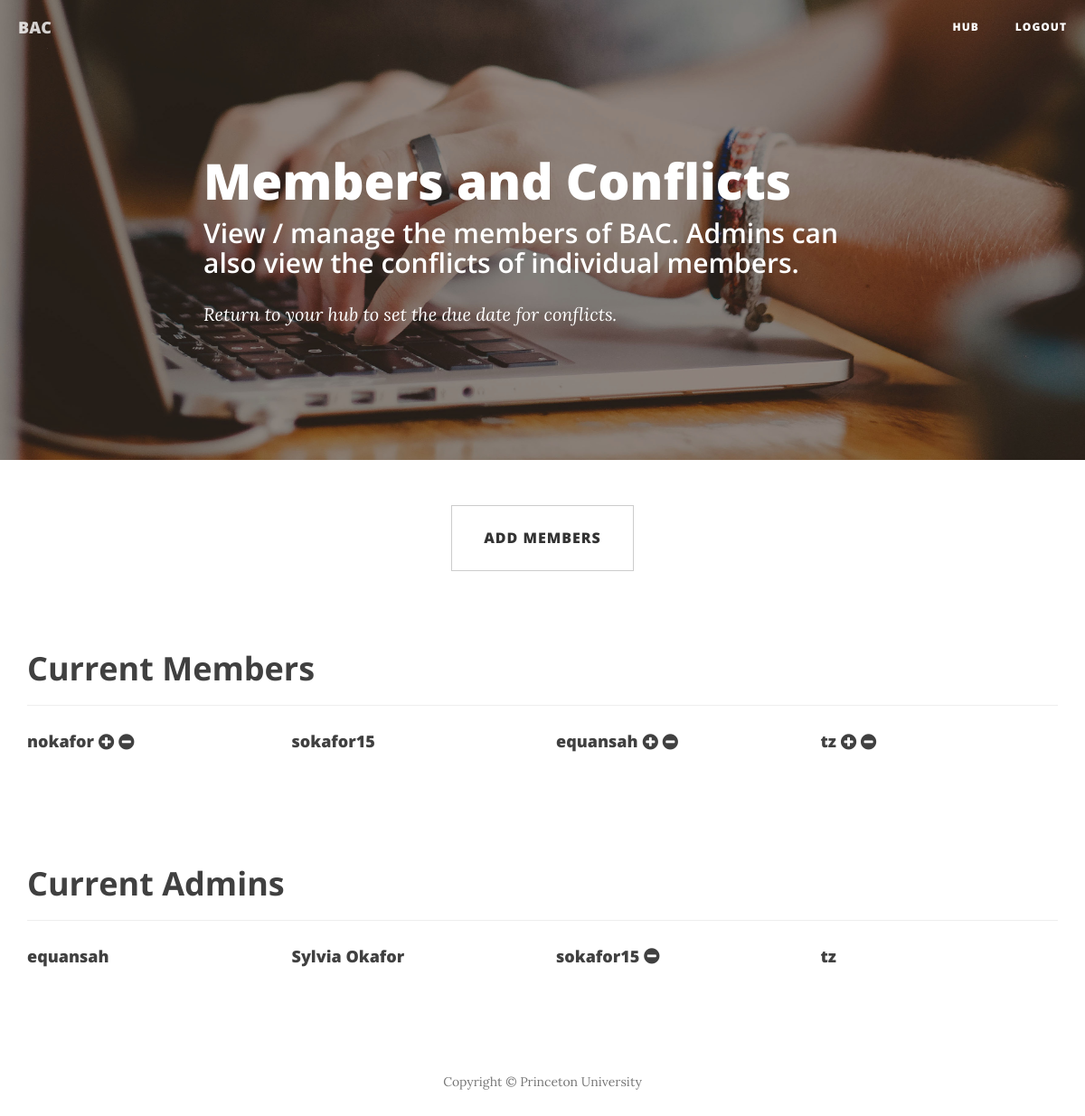
The page /BAC/sokafor15/members/ (signed in) on the database as committed earlier.
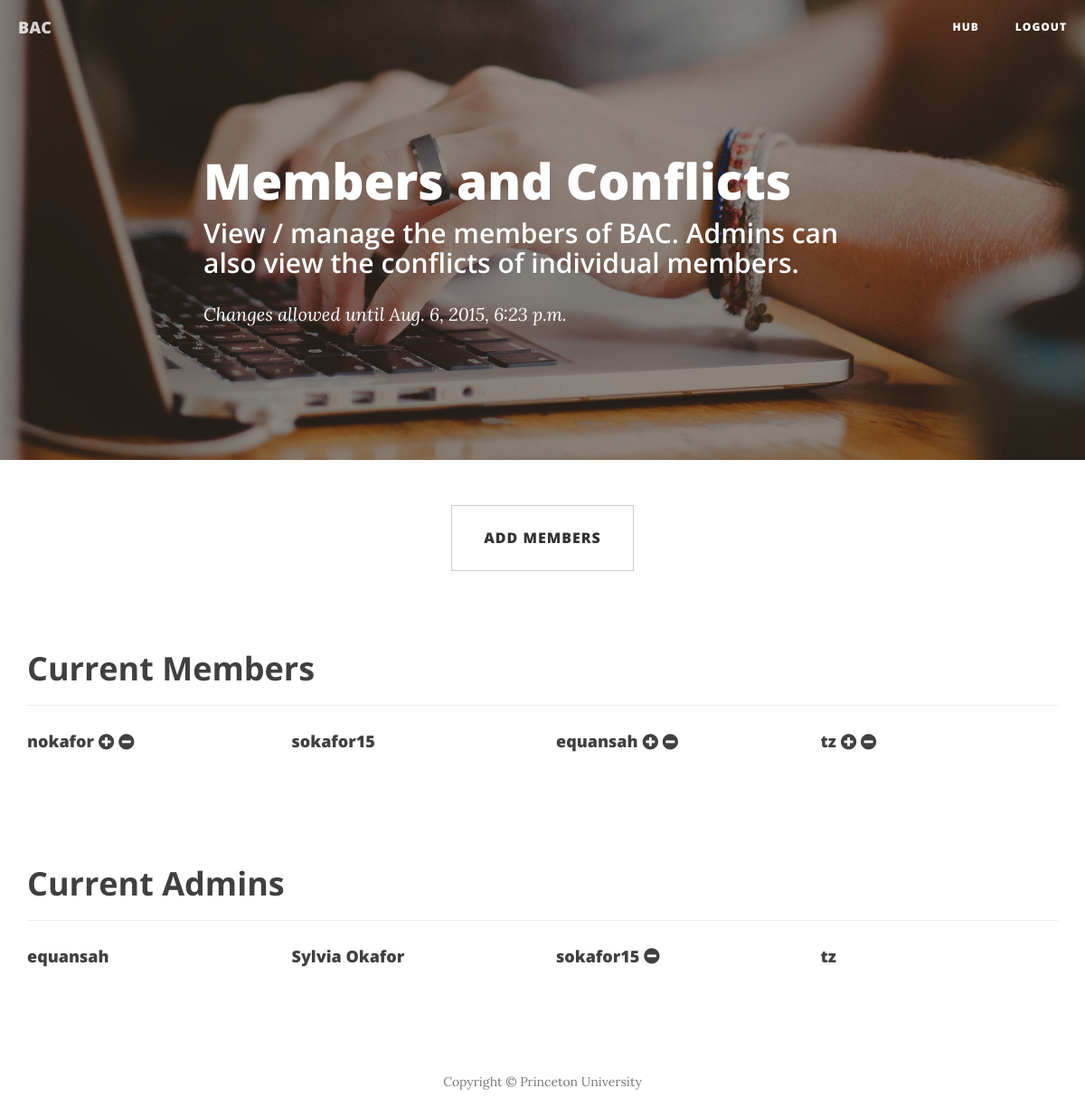
The same page on the database as committed later.
### companies/models.py (models this page shows, shortened)
class Admin(models.Model):
    member = models.ForeignKey(Member)
    company = models.ForeignKey(Company)
    class Meta:
        ordering = ['member']

class Company(Group):
    logo = models.ImageField(upload_to='companies')
    short_description = models.CharField(max_length=255)
    has_schedule = models.BooleanField(default=False)
    conflicts_due = models.DateTimeField(blank=True, null=True)
    class Meta:
        ordering = ['name']

### profiles/views.py (the view)
def members(request, company_name, member_name):
    member = memberAuth(request, company_name, member_name)
    if member:
        company = Company.objects.get(name=company_name)
        member_list = User.objects.filter(groups__name=company_name)
        admin_list = company.admin_set.all()
        admin = adminAuth(request, company_name, member_name)
        if request.method == 'POST':
            member_form = MemberForm(request.POST)
            if member_form.is_valid():
                new_member = member_form.save(commit=False)
                new_member.company = company
                new_member.save()
                member_form.save_m2m()
                return HttpResponseRedirect('')
        else:
            member_form = MemberForm()
        return render(request, 'profiles/members.html', {'company':company, 'member':member, 'member_list':member_list, 'admin_list':admin_list, 'admin':admin})
    else:
        return HttpResponse('Hello____, You do not have access to this page. Please log into the appropriate company, or sign out here.')

### companies/models.py (called while the page is built)
    def __str__(self):
        if self.first_name and self.last_name:
            return "%s %s" % (self.first_name, self.last_name)
        return self.username

### profiles/functions.py (called while the page is built)
def memberAuth(request, company_name, member_name):
    company = get_object_or_404(Company, name=company_name)
    if request.user.is_authenticated() and member_name == request.user.username:
        if request.user.groups.filter(name=company_name).exists():
            return Member.objects.get(username=member_name)
    return None

def adminAuth(request, company_name, member_name):
    company = get_object_or_404(Company, name=company_name)
    if request.user.is_authenticated() and member_name == request.user.username:
        if Admin.objects.filter(member__username=member_name, company=company).exists():
            return Admin.objects.get(member__username=member_name, company=company)
    return None

### profiles/templates/profiles/members.html (shortened to what this page needs)
{% load staticfiles %}
{% load bootstrap %}
<!DOCTYPE html>
<html lang="en">
<head>
    <link href="//maxcdn.bootstrapcdn.com/bootstrap/3.3.5/css/bootstrap.min.css" rel="stylesheet">
    <link href="{% static 'profiles/css/clean-blog.min.css' %}" rel="stylesheet">
    <link href="//maxcdn.bootstrapcdn.com/font-awesome/4.1.0/css/font-awesome.min.css" rel="stylesheet" type="text/css">
</head>
<body>
    <nav class="navbar navbar-default navbar-custom navbar-fixed-top">
        <div class="container-fluid">
            <div class="navbar-header page-scroll">
                <a class="navbar-brand" href="#">{{ company.name }}</a>
            </div>
            <div class="collapse navbar-collapse" id="bs-example-navbar-collapse-1">
                <ul class="nav navbar-nav navbar-right">
                    <li>
                        <a href="{% url 'profiles:profile' company.name member.username %}">Hub</a>
                    </li>
                    <li>
                        <a href="logout/">Logout</a>
                    </li>
                </ul>
            </div>
        </div>
    </nav>
    <header class="intro-header" style="background-image: url({% static 'profiles/img/post-bg-4.jpg' %})">
        <div class="container">
            <div class="row">
                <div class="col-lg-8 col-lg-offset-2 col-md-10 col-md-offset-1">
                    <div class="post-heading">
                        <h1>Members and Conflicts</h1>
                        <h2 class="subheading">View / manage the members of {{ company.name }}. Admins can also view the conflicts of individual members.</h2>
                        <span class="meta">
                            {% if company.conflicts_due %}
                                Changes allowed until {{ company.conflicts_due }}
                            {% else %}
                                Return to your hub to set the due date for conflicts.
                            {% endif %}
                        </span>
                    </div>
                </div>
            </div>
        </div>
    </header>
    {% if admin %}
    <section>
        <div class="container" style="text-align:center;">
            <a data-toggle="modal" href="{% url 'updates:addMember' company.name member.username %}" data-target="#addmember-modal" class="btn btn-lg btn-default" style="text-decoration:none">Add Members</a>
        </div>
    </section>
    <br>
    {% endif %}
    <section>
        <div class="container">
            <div class="row">
                <div class="col-lg-12">
                    <h2 class="section-heading">Current Members</h2>
                    <hr>
                </div>
            </div>
            <div class="row">
                {% if member_list %}
                    {% for mem in member_list %}
                        <div class="col-md-3 col-sm-4 col-xs-6 portfolio-item">
                            <div class="portfolio-caption" style="display:flex; flex-direction:row; align-items:center">
                                {% ifequal mem.id member.id %}
                                    <a href="{% url 'profiles:conflicts' company.name member.username %}"><h4>{{ mem }}</h4></a>
                                {% else %}
                                    {% if admin %}
                                        <a data-toggle="modal" href="{% url 'updates:ConflictView' company.name member.username mem.id %}" data-target="#{{ mem.id }}-modal"><h4>{{ mem }}</h4></a>
                                        <a href="#"><span class="fa fa-plus-circle" style="margin-left:5px"></span></a>
                                        <a href="{% url 'updates:deleteMember' company.name member.username mem.id %}"><span class="fa fa-minus-circle" style="margin-left:5px"></span></a>
                                    {% else %}
                                        <h4>{{ mem }}</h4>
                                    {% endif %}
                                {% endifequal %}
                            </div>
                        </div>
                    {% endfor %}
                {% else %}
                    <p>No members have been added yet.</p>
                {% endif %}
            </div>
        </div>
    </section>
    <br>
    <br>
    <section>
        <div class="container">
            <div class="row">
                <div class="col-lg-12">
                    <h2 class="section-heading">Current Admins</h2>
                    <hr>
                </div>
            </div>
            <div class="row">
                {% if admin_list %}
                    {% for admin in admin_list %}
                        <div class="col-md-3 col-sm-4 col-xs-6  portfolio-item">
                            {% ifequal admin.member member%}
                                <div class="portfolio-caption" style="display:flex; flex-direction:row; align-items:center">
                                    <h4> {{ member }}</h4>
                                    <a href="{% url 'updates:deleteAdmin' company.name member.username %}"><span class="fa fa-minus-circle" style="margin-left:5px"></span></a>
                                </div>
                            {% else %}
                                <div class="portfolio-caption">
                                    <h4>{{ admin.member }}</h4>
                                </div>
                            {% endifequal %}
                        </div>
                    {% endfor %}
                {% else %}
                    <p>No admins have been added yet.</p>
                {% endif %}
            </div>
        </div>
    </section>
    <br>
    <footer>
        <div class="container">
            <div class="row">
                <div class="col-lg-8 col-lg-offset-2 col-md-10 col-md-offset-1">
                    <p class="copyright text-muted">Copyright &copy; Princeton University</p>
                </div>
            </div>
        </div>
    </footer>
</body>
</html>

Rows that differ between the two databases and show on the page:
now on this page (row edited): Company: conflicts_due "Aug. 6, 2015, 6:23 p.m."
Other text that changed with them:
text no longer shown: "Return to your hub to set the due date for conflicts."
text now shown: "Changes allowed until"
